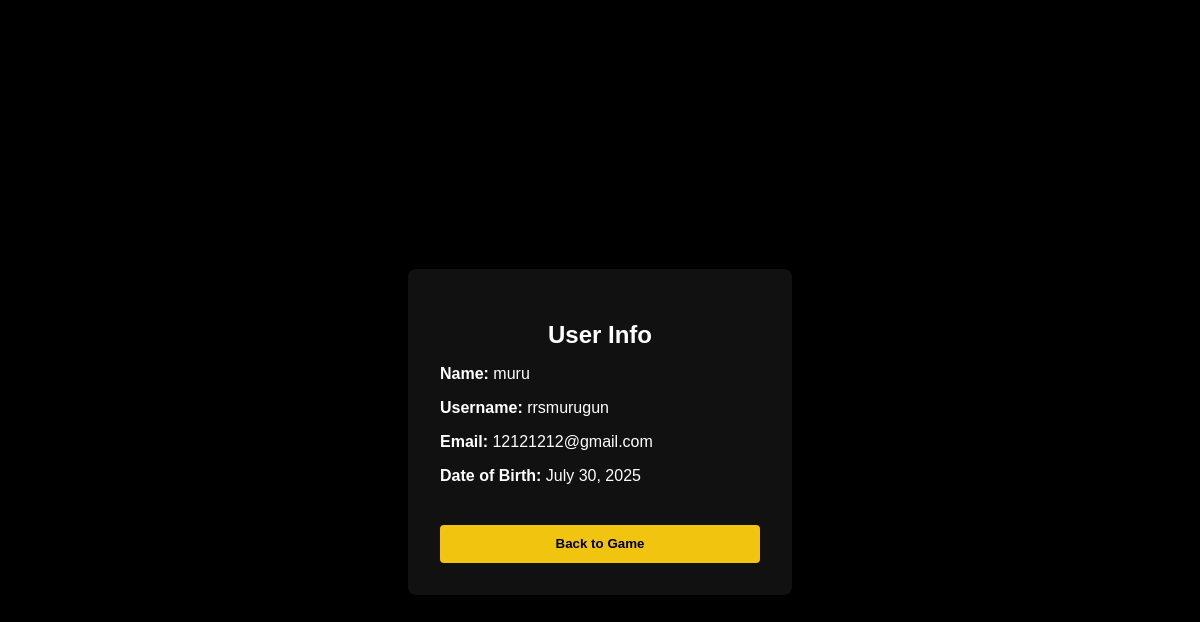
The app's page /user_info/ (signed in) with its own data.
### game/models.py (models this page shows, shortened)
class User(models.Model):
    name = models.CharField(max_length=100)
    username = models.CharField(max_length=50, unique=True)  # ✅ unique username
    date_of_birth = models.DateField()
    email = models.EmailField(unique=True)  # ✅ unique email
    password = models.CharField(max_length=128)  # store hashed passwords

### game/views.py (the view)
# urls.py: path('user_info/', views.user_info, name='user_info'),
def user_info(request):
    username = request.session.get('username')
    if not username:
        return redirect('login_page')
    try:
        user = User.objects.get(username=username)
    except User.DoesNotExist:
        return redirect('login_page')
    return render(request, 'user_info.html', {'user': user})

### game/templates/user_info.html (shortened to what this page needs)
{% load static %}
<!DOCTYPE html>
<html>
<head>
    <link rel="stylesheet" href="{% static 'signup.css' %}">
</head>
<body>
    <div class="container">
        <h2>User Info</h2>
        <p><strong>Name:</strong> {{ user.name }}</p>
        <p><strong>Username:</strong> {{ user.username }}</p>
        <p><strong>Email:</strong> {{ user.email }}</p>
        <p><strong>Date of Birth:</strong> {{ user.date_of_birth }}</p>
        <a href="{% url 'index' %}">
            <button>Back to Game</button>
        </a>
    </div>
</body>
</html>

### game/static/signup.css (style rules this page uses)
body { font-family: Arial, sans-serif; background-color: #000; color: #fff; margin: 0; padding: 2rem; display: flex; justify-content: center; align-items: center; min-height: 100vh; }
.container { background-color: #111; padding: 2rem; border-radius: 8px; width: 320px; }
h2 { margin-bottom: 0.2rem; text-align: center; }
button { margin-top: 1.5rem; width: 100%; padding: 0.7rem; background-color: #f1c40f; color: #000; font-weight: bold; border: none; border-radius: 4px; cursor: pointer; }

### records on screen
User: name "muru", username "rrsmurugun", email "12121212@gmail.com", date_of_birth "July 30, 2025"
